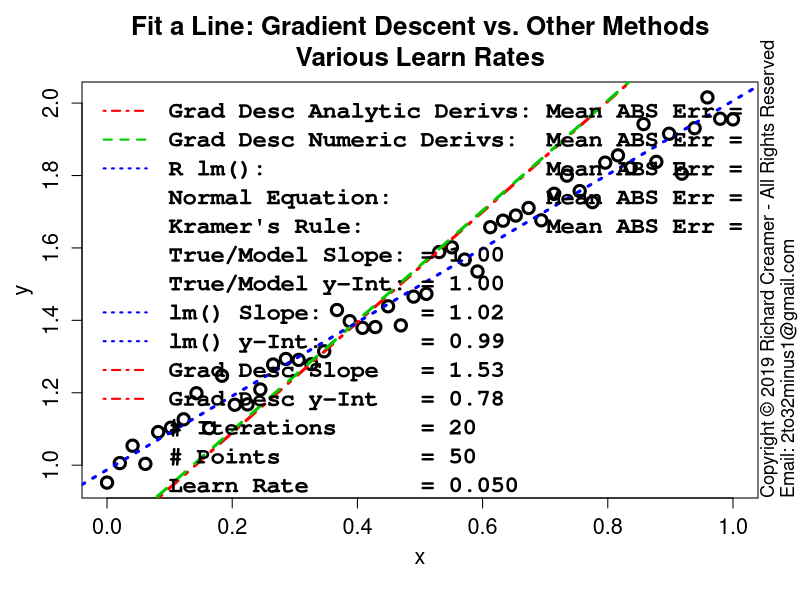

The R script that drew this image:
##############################################################
### Copyright (c) Richard Creamer 2019 - All Rights Reserved
### Inquiries: email 2to32minus1@gmail.com
##############################################################

### Globals
fontScale = 1.2    # Global font size variable
lf        = 1.2    # Enlarge font of plot labels
verbose   = FALSE  # Verbose printing
lw        = 2      # Line width
xMargin   = 1      # X-axis margin for plots
yMargin   = 1      # Y-axis margin for plots
de        = 0.01   # Small constant for estimating derivatives numerically
smlPts    = 1      # Small  data point/circle
medPts    = 1.5    # Medium data point/circle
lrgPts    = 2.0    # Large  data point/circle

### Run this function to generate this plot
runFunc = function() {
	dw = 1000
	dh = 750	
	path = "D:/Code/R/LeastSquaresPlay/PlotsAndAssocCode/Plot22/"
	f = fitLineGradientDescentVsOthers	
	numPts = 50; width=1200; height = 1200	
	subTitle = "Various Learn Rates"
	savePngVerbose( paste( path, "Plot22.png", sep="" ), f, w=width, h=height, un="px", nIter=20, learnRate=0.05, nPts=numPts, subTitle=subTitle )
}

### Use Gradient Descent and other methods to fit a line to data
fitLineGradientDescentVsOthers = function( nIter=100, learnRate=.01, nPts=10, drawContourPlot=FALSE, subTitle="" ) {
	set.seed( 3 )
	lmColor = "blue"
	exactDerivGdColor = "red"
	numDerivGdColor = "green3"
	trueM = 1
	trueB = 1
	coeff = c( trueB, trueM )
	x = seq( from=0, to=1, length=nPts )
	y = trueM * x + trueB + rnorm( length(x), sd=0.05 )
	xLimits = axisLimits( x )
	yLimits = axisLimits( y )	
	guesses = list( yInt=1.5, slope=2 )
	bEst = guesses$yInt
	mEst = guesses$slope
	bEstNum = guesses$yInt
	mEstNum = guesses$slope
	dm = 0
	db = 0
	histM = c( mEst )
	histB = c( bEst )
	numHistM = c( mEst )
	numHistB = c( bEst )
	# Gradient descent iteration using analytic and numeric derivatives
	for ( i in 1:nIter ) {
		# Analytic derivatives
		dm      = meanLineDeDm( x, y, mEst, bEst )
		db      = meanLineDeDb( x, y, mEst, bEst )
		mEst    = mEst - learnRate * dm
		bEst    = bEst - learnRate * db
		histM[length(histM)+1] = mEst
		histB[length(histB)+1] = bEst
		# Numerica estimates of derivatives
		dmNum   = lineDeDmNum( x, y, mEstNum, bEstNum ) # numerically estimated derivatives
		dbNum   = lineDeDbNum( x, y, mEst, bEstNum )
		mEstNum = mEstNum - learnRate * dmNum
		bEstNum = bEstNum - learnRate * dbNum
		numHistM[length(numHistM)+1] = mEstNum
		numHistB[length(numHistB)+1] = bEstNum
	}
	
	defTitle = "Fit a Line: Gradient Descent vs. Other Methods"
	plotTitle = if ( subTitle != "" ) sprintf( "%s\n%s", defTitle, subTitle ) else defTitle
	plot( x, y, main=plotTitle, cex=medPts,
		  xlab="", ylab="", lwd=lw+1, cex.main=1.3*fontScale, cex.axis=1.3 )	
	addAxisLabels( "x", "y" )
	
	# Now employ other methods to fit line
	ne = normalEq( x, y )               # 1) Normal Equation
	kr = fitLineKramersRule( x, y )     # 2) Solve linear system via Kramer's Rule
	lmFit = lm( y ~ x )                 # 3) Built-in lm() function
	lmB = lmFit$coefficients[1]
	lmM = lmFit$coefficients[2]
	lmMeanAbsErr =  (1/length(x))*sum( abs( lmFit$residuals ) )
	abline( bEst, mEst, col=exactDerivGdColor, lwd=lw+1, lty=4 )
	abline( bEstNum, mEstNum, col=numDerivGdColor, lwd=lw+1, lty=2 )
	abline( lmB, lmM, col=lmColor, lwd=lw+1, lty=3 )
	adMeanAbsErr = meanLineAbsErr( x, y, mEst, bEst)
	ndMeanAbsErr = meanLineAbsErr( x, y, mEstNum, bEstNum)
	krMeanAbsErr = meanLineAbsErr( x, y, kr$m, kr$b )
	neMeanAbsErr = meanLineAbsErr( x, y, ne[2], ne[1] )
	if ( verbose ) {
		print( sprintf( "Run params:" ) )
		print( sprintf( "    trueM     = %.2f", trueM ) )
		print( sprintf( "    trueB     = %.2f", trueB ) )
		print( sprintf( "    guessB    = %.2f", guesses$yInt ) )
		print( sprintf( "    guessM    = %.2f", guesses$slope ) )
		print( sprintf( "    nPts      = %d",   nPts ) )
		print( sprintf( "    learnRate = %.4f", learnRate ) )
		print( sprintf( "    nIter     = %d",   nIter ) )
		print( "Results:" )
		print( sprintf( "    True Model (noise added): slope = %.3f  yInt = %.3f", trueM, trueB ) )
		print( sprintf( "    Analytic Derivs:          slope = %.3f  yInt = %.3f  Mean ABS Error = %.3f", mEst,    bEst,    adMeanAbsErr ) )
		print( sprintf( "    Numeric Derivs:           slope = %.3f  yInt = %.3f  Mean ABS Error = %.3f", mEstNum, bEstNum, ndMeanAbsErr ) )
		print( sprintf( "    Kramer's Rule:            slope = %.3f  yInt = %.3f  Mean ABS Error = %.3f", kr$b,    kr$m,    krMeanAbsErr ) )
		print( sprintf( "    R lm():                   slope = %.3f  yInt = %.3f  Mean ABS Error = %.3f", lmB,     lmM,     lmMeanAbsErr ) )
		print( sprintf( "    Normal Equation:          slope = %.3f  yInt = %.3f  Mean ABS Error = %.3f", ne[1],   ne[2],   neMeanAbsErr ) )
	}	
	parSave = par( family="mono", font=2 )
	legText = c( sprintf( "Grad Desc Analytic Derivs: Mean ABS Err = %.4f", adMeanAbsErr ),
				 sprintf( "Grad Desc Numeric Derivs:  Mean ABS Err = %.4f", ndMeanAbsErr ),
				 sprintf( "R lm():                    Mean ABS Err = %.4f", lmMeanAbsErr ),
				 sprintf( "Normal Equation:           Mean ABS Err = %.4f", neMeanAbsErr ),
				 sprintf( "Kramer's Rule:             Mean ABS Err = %.4f", krMeanAbsErr ),
				 sprintf( "True/Model Slope: = %.2f", trueM ),
				 sprintf( "True/Model y-Int: = %.2f", trueB ),
				 sprintf( "lm() Slope:       = %.2f", lmM ),
				 sprintf( "lm() y-Int:       = %.2f", lmB ),
				 sprintf( "Grad Desc Slope   = %.2f", mEst ),
				 sprintf( "Grad Desc y-Int   = %.2f", bEst ),
				 sprintf( "# Iterations      = %d",   nIter ),
				 sprintf( "# Points          = %d",   nPts ),
				 sprintf( "Learn Rate        = %.3f", learnRate ) )
	legClrs = c( exactDerivGdColor, numDerivGdColor, lmColor, "transparent", "transparent", "transparent",
				 "transparent", lmColor, lmColor, exactDerivGdColor, exactDerivGdColor, "transparent", "transparent", "transparent" )
	legLtys = c( 4, 2, 3, 0, 0, 0, 0, 3, 3, 4, 4, 0, 0, 0 )
	legend( "topleft", legend=legText, col=legClrs, lty=legLtys, lwd=lw, inset = c(0.0,0.0),
			bg="transparent", box.col="transparent", cex=1.2*fontScale, text.font=2 )
	par( parSave ) # Restore prior font
	
	if ( drawContourPlot )
		plotLineGradDescParamTrails( x, y, meanLineSsdErr, trueM, trueB, numHistM, numHistB,
									 takeSqrtError=FALSE, nIter=nIter, meanAbsFitError=adMeanAbsErr )	
}

### Slightly more reusable cost function plot + parameter evolution trails
### y-intercept maps to x-axis, slope maps to y-axis
plotLineGradDescParamTrails = function( x, y, errorFunc, modelM, modelB, histM, histB, takeSqrtError=TRUE, nIter, meanAbsFitError ) {
	nc = 200
	nr = 200	
	# Make contour plot region slightly larger than M and B parameter trails
	minM = min( histM ) * 0.8
	maxM = max( histM ) * 1.2
	minB = min( histB ) * 0.8
	maxB = max( histB ) * 1.2
	# Adjust these limits so that ***if plot is square*** the trails are perpendicular to contour lines
	deltaM = maxM - minM
	deltaB = maxB - minB
	gap = abs( deltaM - deltaB )
	if ( deltaM > deltaB ) {
		minB = minB - gap/2
		maxB = maxB + gap/2
	} else {
		minM = minM - gap/2
		maxM = maxM + gap/2
	}
	# Generate cost function sampling x and y coordinates
	intercepts = seq( minB, maxB, length.out=nc )
	slopes = seq( minM, maxM, length.out=nr )
	# Fill z 2D matrix with const function values for (y-intercept, slope) x,y pairs
	z = getLineErrorGrid( errorFunc, slopes, intercepts, x, y )
	if ( takeSqrtError )
		z = sqrt( z )
	# Create contour plot
	xLim = c( min(intercepts), max(intercepts) )
	yLim = c( min(slopes), max(slopes) )
	plotTitle = sprintf( "Fit Line using Gradient Descent\nCost Function Contours with Parameter Convergence Trail" )
	tz = t( z ) # contour() wants z first dim -> x-axis and second dim -> y-axis	
	contour( intercepts, slopes, tz, main=plotTitle, xlim=xLim, ylim=yLim, cex.lab=lf,
			 cex.main=1.3*fontScale, cex=1.3*fontScale, lwd=lw,
			 nlevels=50, labcex=1.3, xlab="", ylab="", cex.axis=1.3 )	
	addAxisLabels( "y-Intercept", "Slope", cexVal=1.5 )
	# Draw 'true' model (y-intercept, slope) crosshairs
	# Final converged gradient desccent params will != 'true' m and be because rand error added to model
	pl = gpl()
	lines( c( pl$xLim[1], pl$xLim[2] ), c( modelM, modelM ), col="blue", lwd=lw ) # Draw crosshair @ (b,m)
	lines( c( modelB, modelB ), c( pl$yLim[1], pl$yLim[2] ), col="blue", lwd=lw )
	for ( i in 2:length(histB) )
		arrows( histB[i-1], histM[i-1], histB[i], histM[i], col="red", lwd=lw, length=0.16, angle=17 )
	# Draw start/end point (initial guess + final converged params)
	x1 = histB[1];               y1 = histM[1]
	x2 = histB[length(histB)];   y2 = histM[length(histM)]	
	points( c(x1), c(y1), col="red", lwd=lw+1, cex=2 )
	points( c(x2), c(y2), col="red", lwd=lw+1, cex=2 )
	shift = 0.03
	text( x1 + shift, y1 + shift, sprintf( "(%.1f, %.1f)", x1, y1 ), cex=fontScale, adj=0, col="red" )
	text( x2 + shift, y2 + 0, sprintf( "(%.3f, %.3f)", x2, y2 ), cex=fontScale, adj=0, col="red" )
	lt1 = sprintf( "True model: slope = %.1f  y-int = %.1f", modelM, modelB )
	lt2 = "Convergence trail from init guesses"
	lt3 = sprintf( "# Iterations = %d", nIter )
	lt4 = sprintf( "Mean ABS Error = %.3f", meanAbsFitError )
	legText = c( lt1, lt2, lt3, lt4 )
	legClrs = c( "blue", "red", "transparent", "transparent" )
	# Below some hard-coded values for example
	legend( "topleft", legend=legText, col=legClrs, lwd=lw, cex=fontScale*1.2, inset=c(0.01,0.01) )
}

### Compute line fit cost function value over grid of slopes and intercepts
### errorFunc = the specific cost function
### Note: returned matrix may need to be transposed for some functions such as contour()
getLineErrorGrid = function( errorFunc, slopes, intercepts, x, y ) {
	nr = length( slopes )
	nc = length( intercepts )
	z = matrix( nrow=nr, ncol=nc )	
	for ( row in 1:nr ) {     # loop over y-coordinates (slopes)
		slope = slopes[row]
		for ( col in 1:nc ) { # loop over x-coordinates (y-intercepts)
			yInt = intercepts[col]
			z[row, col] = errorFunc( x, y, slope=slope, yInt=yInt )
		}
	}
	return( z )
}

### Line fit error function
meanLineSsdErr = function( x, y, slope, yInt ) {
	return( (1/length(x)) * sum( ( yInt + slope*x - y )^2 ) )
}

### Line fit error function: abs() not diff^2
meanLineAbsErr = function( x, y, slope, yInt ) {
	return( (1/length(x)) * sum( abs( yInt + slope*x - y ) ) )
}

### Line fit cost function derivative wrt y-intercept
meanLineDeDb = function( x, y, m, b ) {
	return( (1/length(x))*2*sum( (m*x + b) - y ) )
}

### Line fit cost function derivative wrt slope
meanLineDeDm = function( x, y, m, b ) {
	return( (1/length(x))*2*sum( ( (m*x + b) - y ) * x ) )
}

### Add copyright notice to plot via text()
addCopyright = function() {
	mtext( "Copyright \uA9 2019 Richard Creamer - All Rights Reserved", side=4, line=0, adj=0, cex=1.1 )
	mtext( "Email: 2to32minus1@gmail.com", side=4, line=1, adj=0, cex=1.1 )
}

### Compute partial derivative of 1D line fit cost function wrt slope
lineDeDmNum = function( x, y, slope, yInt ) {
	delta = 0.0000001
	e1 = meanLineSsdErr( x, y, slope, yInt )
	e2 = meanLineSsdErr( x, y, slope + delta, yInt )
	return ( (e2 - e1)/delta )
}

### Compute partial derivative of 1D line fit cost function wrt slope
lineDeDbNum = function( x, y, slope, yInt ) {
	delta = 0.0000001
	e1 = meanLineSsdErr( x, y, slope, yInt )
	e2 = meanLineSsdErr( x, y, slope, yInt + delta )
	return ( (e2 - e1)/delta )
}

### Fit line via linear system of equations + Kramer's rule
fitLineKramersRule = function( x, y ) {
	n = length(x)
	d = n * sum(x^2) - (sum(x))^2
	b = (1/d) * ( sum(y) * sum(x^2) - sum(x) * sum(x*y) )
	m = (1/d) * ( n * sum(x*y) - sum(x) * sum(y) )
	return( list( b=b, m=m ) )
}

### Linear regression using Normal Equation; works for 1+ sample features
normalEq = function( x, y ) {
	X = cbind( 1, x ) # cbind() = 'column bind': create matrix: prepend col of 1's to x
	return( solve( t(X) %*% X ) %*% t(X) %*% y )
}

### Get Plot Limits : gpl()$xLim[1] --> left x-coord
gpl = function() {
	u = par( "usr" )
	return( list( xLim=u[1:2], yLim=u[3:4] ) )
}

### Compute plot axis limits to fit range of data
axisLimits = function( v, margin=0 ) {
	lowerLimit = floor( min(v) ) - margin
	upperLimit = ceiling( max(v) ) + margin
	c( lowerLimit, upperLimit )
}

### Convience method to add x/y axis labels
addAxisLabels = function( xLabel="x", yLabel="y", cexVal=1.3 ) {
	mtext( text=xLabel, side=1, line=2.5, cex=cexVal )
	mtext( text=yLabel, side=2, line=2.5, cex=cexVal )
}

### Save to PNG file, specify width and height
savePngVerbose = function( path, plotFunc, w=512, h=512, un="px", doCopyright=TRUE, ... ) {
	png( filename = path, type="cairo", units=un, width=w, height=h, pointsize=12, res=96 )
	plotFunc( ... )
	if ( doCopyright )
		addCopyright()
	dev.off()
}

### Add copyright notice to plot via text()
addCopyright = function() {
	mtext( "Copyright \uA9 2019 Richard Creamer - All Rights Reserved", side=4, line=0, adj=0, cex=1.1 )
	mtext( "Email: 2to32minus1@gmail.com", side=4, line=1, adj=0, cex=1.1 )
}

runFunc()
